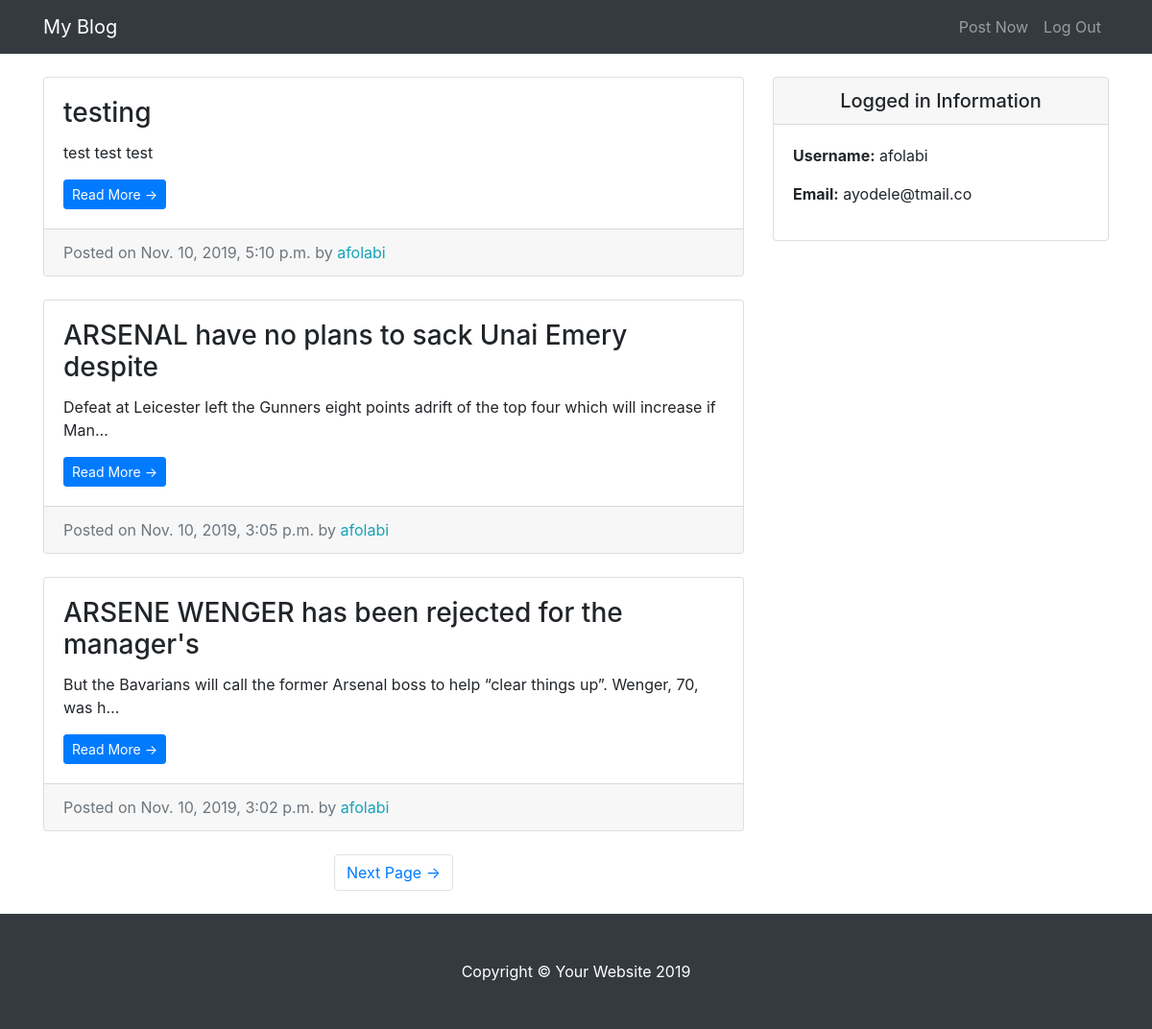
The app's page / (signed in) with its own data.
### entries/models.py (models this page shows, shortened)
class Entry(models.Model):
    entry_title = models.CharField(max_length=50)
    entry_text = models.TextField()
    entry_date = models.DateTimeField(auto_now_add=True)
    entry_author = models.ForeignKey(User, on_delete=models.CASCADE)
    class Meta:
        verbose_name_plural = 'entries'

### entries/views.py (the view)
# urls.py: path('', HomeView.as_view(), name="blog-home"),
class HomeView(LoginRequiredMixin, ListView):
    model = Entry
    template_name = "entries/index.html"
    context_object_name = "blog_entries"
    ordering = ['-entry_date']
    paginate_by = 3

### entries/templates/entries/index.html (shortened to what this page needs)
{% extends "entries/base.html" %}
{% block content %}
      <div class="col-md-8">
        {% for entry in blog_entries %}
        <div class="card mb-4 mt-4">
          <div class="card-body">
            <h3 class="card-title">{{ entry.entry_title }}</h3>
            <p class="card-text">{{ entry.entry_text|truncatechars:100 }}</p>
            <a href="{% url 'entry-detail' entry.pk %}" class="btn btn-primary btn-sm">Read More &rarr;</a>
          </div>
          <div class="card-footer text-muted">
            Posted on {{ entry.entry_date }} by
            <span class= "text-info mr-2">{{ entry.entry_author }}</span>
          </div>
        </div>
        {% endfor %}
        {% if is_paginated %}
         <ul class="pagination justify-content-center mb-4">
            {% if page_obj.has_next %}
            <li class="page-item">
              <a class="page-link" href="?page={{page_obj.next_page_number}}">Next Page &rarr;</a>
            </li>
            {% endif %}
          </ul>
        {% endif %}
      </div>
{% endblock %}

### entries/templates/entries/base.html (shortened to what this page needs)
{% load static %}
<!DOCTYPE html>
<html lang="en">
<head>
  <link href="{% static 'entries/vendor/bootstrap/css/bootstrap.min.css' %}"  rel="stylesheet">
  <link href="{% static 'entries/css/blog-home.css' %}" rel="stylesheet">
</head>
<body>
  <nav class="navbar navbar-expand-lg navbar-dark bg-dark fixed-top">
    <div class="container">
      <a class="navbar-brand" href="{% url 'blog-home' %}">My Blog</a>
      <div class="collapse navbar-collapse" id="navbarResponsive">
        <ul class="navbar-nav ml-auto">
          <li class="nav-item">
            <a class="nav-link" href="{% url 'create_entry' %}">Post Now</a>
          </li>
          <li class="nav-item">
            <a class="nav-link" href="{% url 'logout' %}">Log Out</a>
          </li>
        </ul>
      </div>
    </div>
  </nav>
  <div class="container">
    <div class="row">
      {% block content %} {% endblock %}
    <div class="col-md-4">
      <div class="card my-4">
          <h5 class="card-header text-center">Logged in Information</h5>
          <div class="card-body">
            <ul class="list-unstyled mb-0">
                <li>
                    <p> <strong>Username:</strong> {{user.username}} </p>
                </li>
                <li>
                    <p> <strong>Email:</strong> {{user.email}}</p>
                </li>
            </ul>
          </div>
        </div>
      </div>
    </div>
  </div>
  <footer class="py-5 bg-dark">
    <div class="container">
      <p class="m-0 text-center text-white">Copyright &copy; Your Website 2019</p>
    </div>
  </footer>
</body>
</html>

### entries/static/entries/css/blog-home.css (style rules this page uses)
body { padding-top: 56px; }

### records on screen
Entry: entry_title "testing", entry_text "test test test", entry_date "Nov. 10, 2019, 5:10 p.m.", entry_author "afolabi"
Entry: entry_title "ARSENAL have no plans to sack Unai Emery despite", entry_text "Defeat at Leicester left the Gunners eight points adrift of the top four which will increase if Man…", entry_date "Nov. 10, 2019, 3:05 p.m.", entry_author "afolabi"
Entry: entry_title "ARSENE WENGER has been rejected for the manager's", entry_text "But the Bavarians will call the former Arsenal boss to help “clear things up”. Wenger, 70, was h…", entry_date "Nov. 10, 2019, 3:02 p.m.", entry_author "afolabi"

### other values on screen
{{ user.username }} "afolabi"
{{ user.email }} "ayodele@tmail.co"
